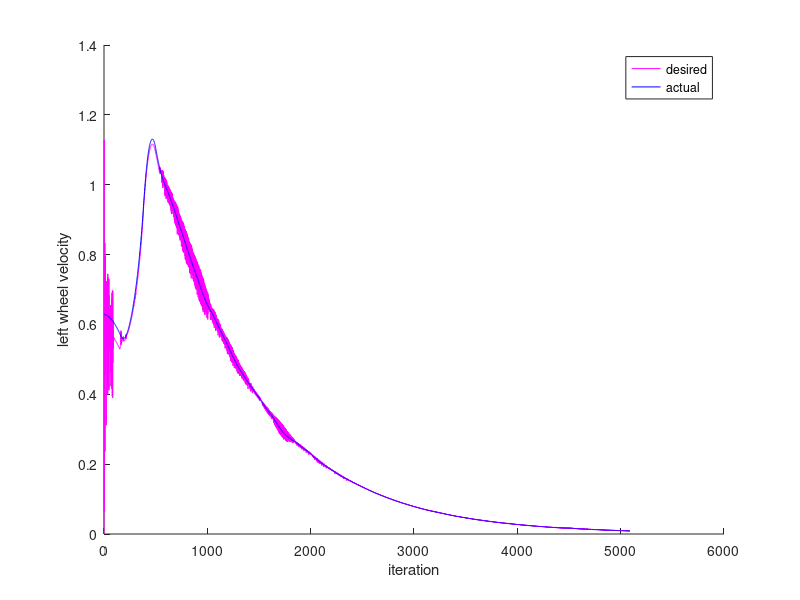
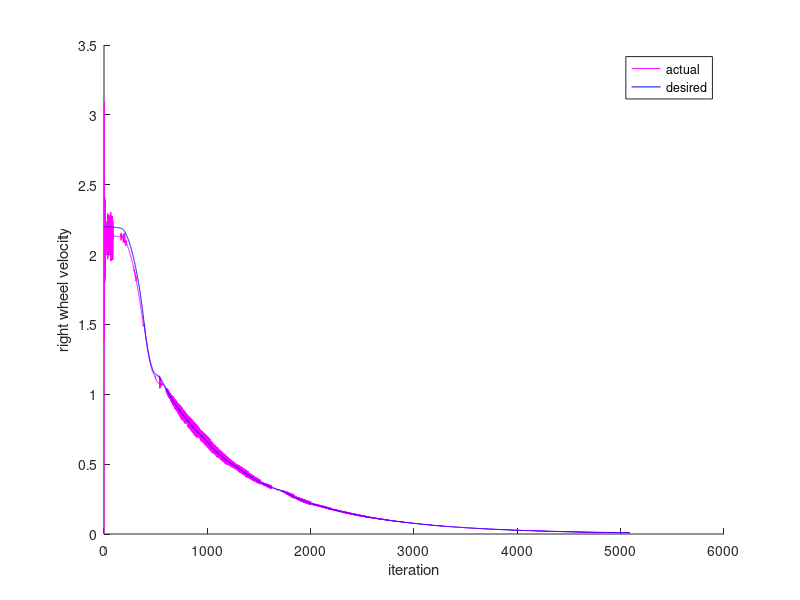
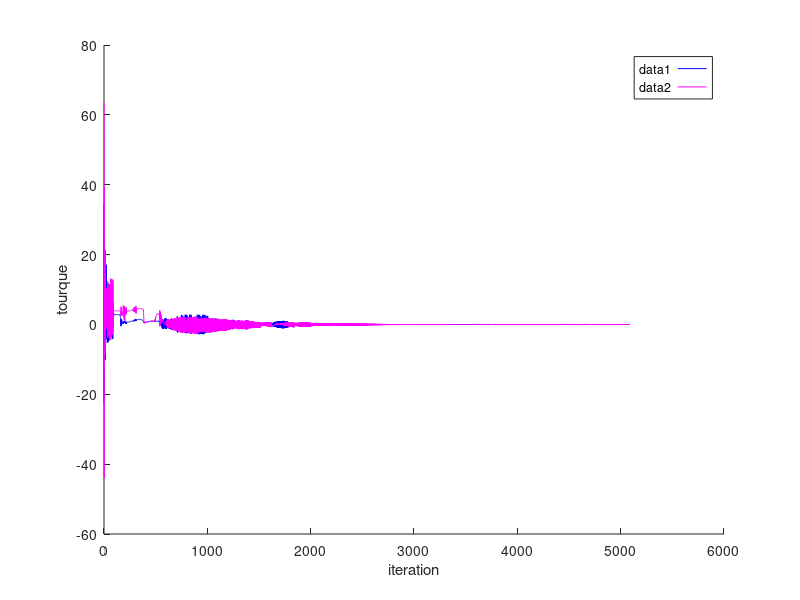

Source code (MATLAB) for these figures, in order:
%
% plot_data.m
%
% plots data from gazebo simulation
%

clear all
close all

data = dlmread('ThreePiSim_out.csv', ',');

figure(1)
hold on
plot(data(:, 1), data(:, 4), 'm');
plot(data(:, 1), data(:, 2), 'b');
xlabel('iteration');
ylabel('left wheel velocity');
legend('desired', 'actual');

figure(2)
hold on
plot(data(:, 1), data(:, 5), 'm');
plot(data(:, 1), data(:, 3), 'b');
xlabel('iteration');
ylabel('right wheel velocity');
legend('actual', 'desired');

figure(3)
hold on
plot(data(:, 1), data(:, 10), 'b');
plot(data(:, 1), data(:, 11), 'm');
xlabel('iteration');
ylabel('tourque');
legend('left', 'right');

